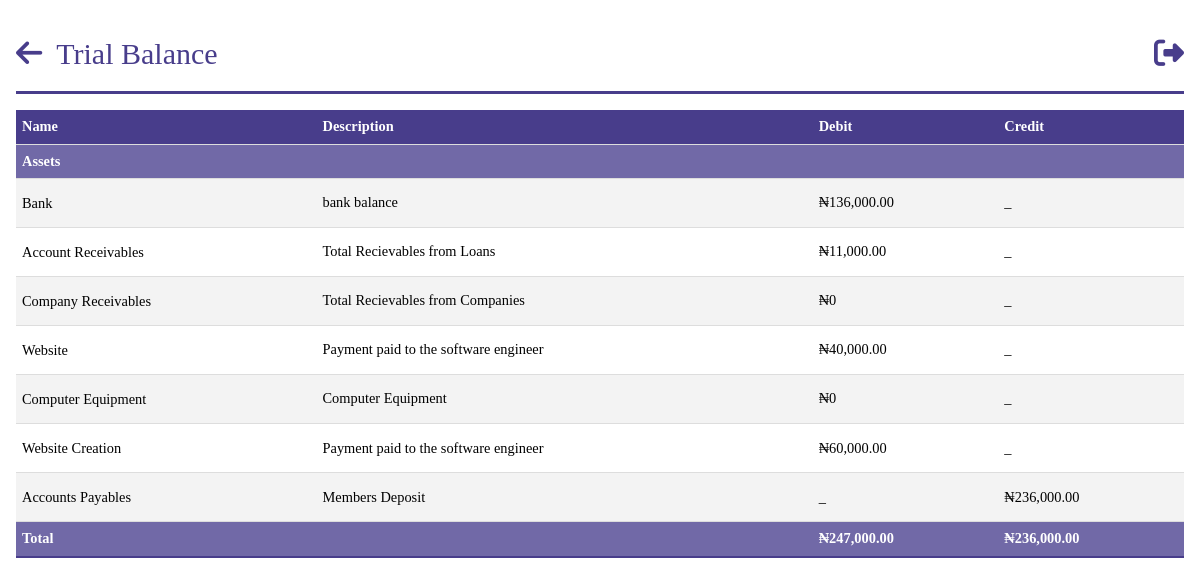
The app's page /trial_balance (signed in) with its own data.
### models.py (models this page shows, shortened)
class Asset(db.Model):
    __tablename__ = "assets"
    id = db.Column(db.Integer, primary_key=True)
    name = db.Column(db.String)
    balance_bfd = db.Column(db.Float, default=0.0)
    description = db.Column(db.String, nullable=True)
    balance = db.Column(db.Float, default=0.0)
    payments = db.relationship("AssetPayment", backref="asset")

class Expense(db.Model):
    __tablename__ = "expenses"
    id = db.Column(db.Integer, primary_key=True)
    name = db.Column(db.String)
    description = db.Column(db.String, nullable=True)
    balance_bfd = db.Column(db.Float, default=0.0)
    balance = db.Column(db.Float, default=0.0)
    payments = db.relationship("ExpensePayment", backref="expense")

### app.py (the view)
@app.route("/trial_balance")
@login_required
@role_required(["Admin", "Secretary", "Sub-Admin"])
def trial_balance():
    cash_and_bank = query.get_cash_and_banks()
    accounts_receivable = query.get_accounts_receivable()
    company_receivable = query.get_company_receivables()
    total_investments = query.get_total_investment()
    total_liabilities = query.get_total_liabilities()
    net_income = query.get_net_income()
    accounts_payable = query.get_accounts_payable()
    fixed_assets = Asset.query.all()
    liabilities = Liability.query.all()
    incomes = Income.query.all()
    expenses = Expense.query.all()
    investments = Investment.query.all()
    incomes = [income for income in incomes if income.balance > 0]
    expenses = [expense for expense in expenses if expense.balance > 0]
    total_income = sum(income.balance for income in incomes)
    total_expenses = sum(expense.balance for expense in expenses)
    total_fixed_assets = sum(a.balance for a in fixed_assets)
    total_assets = cash_and_bank + accounts_receivable+ company_receivable+ total_investments+ total_fixed_assets
    total_dr = total_assets + total_expenses
    total_cr = accounts_payable+ total_liabilities + total_income
    context = {
        "assets": fixed_assets,
        "incomes": incomes,
        "expenses": expenses,
        "liabilities": liabilities,
        "investments": investments,
        "cash_and_bank": cash_and_bank,
        "accounts_receivable": accounts_receivable,
        "company_receivable": company_receivable,
        "net_income": net_income,
        "accounts_payable": accounts_payable,
        "accounts_payable": accounts_payable,
        "total_dr": total_dr,
        "total_cr": total_cr,
    }
    return render_template("query/trial-balance.html", **context)

### app.py (called while the page is built)
@login_manager.user_loader
def load_user(person_id):
    return Person.query.get(person_id)

def role_required(roles_required):
    def decorator(view_func):
        @wraps(view_func)
        def wrapper(*args, **kwargs):
            if not current_user.is_authenticated:
                flash("You must be logged in to access this page.", "error")
                return redirect(url_for("login"))
            user_role = current_user.role
            if user_role.name not in roles_required:
                flash("You don't have the required role to access this page.", "error")
                return redirect(
                    url_for("dashboard")
                )  # Change this to your desired redirect
            return view_func(*args, **kwargs)
        return wrapper
    return decorator

@app.before_request
def before_request():
    g.user = current_user

@app.template_filter("currency")
@login_required
def currency(value):
    modified_value = format_currency(value)  # Modify the value as needed
    return modified_value

### filters.py (called while the page is built)
def format_currency(
    value, currency_symbol="₦", decimal_separator=".", thousands_separator=","
):
    if value:
        if value < 0:
            formatted_value = f"-{currency_symbol}{abs(value):,.2f}"
        else:
            formatted_value = f"{currency_symbol}{value:,.2f}"
        formatted_value = formatted_value.replace(".", decimal_separator).replace(
            ",", thousands_separator
        )
    else:
        formatted_value = f"{currency_symbol}0"
    return formatted_value

### models.py (called while the page is built)
def log_report(target):
    with open('report.txt', 'a') as f:
        f.write(f'{target}\n')

    @hybrid_property
    def total_balance(self):
        return self.available_balance + self.balance_withheld

### queries.py (called while the page is built)
    def get_net_income(self):
        income = Income.query.all()
        expense = Expense.query.all()
        net_income = sum([i.balance for i in income if i.balance]) - sum(
            [e.balance for e in expense if e.balance]
        )
        return net_income

    def get_cash_and_banks(self):
        bank = Bank.query.all()
        total = sum([b.new_balance for b in bank if b.new_balance])
        return total

    def get_accounts_receivable(self):
        persons = Person.query.all()
        total = sum([p.loan_balance for p in persons if p.loan_balance])
        log_report(persons)
        log_report([p.loan_balance for p in persons if p.loan_balance])
        return total

### templates/query/trial-balance.html (shortened to what this page needs)
{%extends 'base.html' %}
{% block header%}
Trial Balance
{% endblock  %}
{% block anchor%}
<a href="{{ url_for('queries') }}" id='arrow'><i class="fa-solid fa-arrow-left"></i></a>
{% endblock  %}
{%block content%}
<body id="person">
    <table class="tab-content">
        <tbody>
            <tr>
                <th>Name</th>
                <th>Description</th>
                <th>Debit</th>
                <th>Credit</th>
            </tr>
            <tr>
                <th colspan="5" class="total">Assets</th>
            </tr>
            <tr>
                <td><a href="{{ url_for('bank_report')}}">Bank</a></td>
                <td>bank balance</td>
                <td>{{ cash_and_bank | currency }}</td>
                <td> _ </td>
            <tr>
                <td><a href="{{url_for('get_loan')}}">Account Receivables</a></td>
                <td>Total Recievables from Loans</td>
                <td>{{ accounts_receivable | currency }}</td>
                <td>_</td>
            </tr>
            <tr>
                <td><a href="{{url_for('companies_report')}}">Company Receivables</a></td>
                <td>Total Recievables from Companies</td>
                <td> {{ company_receivable | currency }} </td>
                <td>_</td>
            </tr>
            {% for asset in assets %}
            <tr>
                <td><a href="{{url_for('ledger_report',ledger='asset',ledger_id=asset.id)}}">{{asset.name}}</a></td>
                <td>{{asset.description}}</td>
                <td>{{asset.balance | currency}}</td>
                <td>_</td>
            </tr>
            {% endfor %}
            {% for expense in expenses %}
            <tr>
                <td><a href="{{url_for('ledger_report',ledger='expense',ledger_id=expense.id)}}">{{ expense.name }}</a></td>
                <td>{{expense.description}}</td>
                <td>{{expense.balance | currency}}</td>
                <td>_</td>
            <tr>
                {% endfor %}
            <td><a href="{{url_for('get_payments')}}">Accounts Payables</a></td>
            <td>Members Deposit</td>
                <td> _ </td>
                <td>{{ accounts_payable | currency }}</td>
            </tr>
            <tr>
                <th colspan="2" class="total">Total</th>
                <th colspan="1" class="total">{{total_dr | currency}}</th>
                <th colspan="1" class="total">{{total_cr | currency}}</th>
            </tr>
        </tbody>
    </table>
{%endblock%}

### static/css/style.css (style rules this page uses)
* { margin: 0; padding: 0; box-sizing: border-box; font-family:'Times New Roman', Times, serif; }
.index { background-color: #ffffff; margin: 0 auto; max-width: 80em; line-height: 1.5; padding: 1em 1em; }
.index a { color: #fff; line-height: 2.5; text-decoration: none; }
.index #nav a { font-size: 10px; }
.index #nav a { font-size: 30px; color: #483d8b; }
.index #nav #arrow i { color: #483d8b; margin-right: 10px; }
#person * { color: #000; max-width: 90em; margin: 0 auto; margin-bottom: 3px; }
#person .tab-content { width: 100%; border-collapse: collapse; font-size: 0.9em; min-width: 400px; }
#person .tab-content tr th { background-color: #483d8b; color: #fff; text-align: left; font-weight: bold; }
#person th, #person td { padding: 6px; text-align: left; border-bottom: 1px solid #ddd; }
#person .tab-content tbody tr:nth-of-type(odd) { background-color: #f3f3f3; }
#person .tab-content tbody tr:last-of-type { border-bottom: 2px solid #483d8b; }
#person .tab-content tr a { text-decoration: none; }
#person .tab-content .total { background: #524894d0; }

### records on screen
Asset: name "Website", description "Payment paid to the software engineer", balance "₦40,000.00"
Asset: name "Computer Equipment", description "Computer Equipment", balance "₦0"
Expense: name "Website Creation", description "Payment paid to the software engineer", balance "₦60,000.00"

### other values on screen
{{ cash_and_bank | currency }} "₦136,000.00"
{{ accounts_receivable | currency }} "₦11,000.00"
{{ company_receivable | currency }} "₦0"
{{ accounts_payable | currency }} "₦236,000.00"
{{ total_dr | currency }} "₦247,000.00"
{{ total_cr | currency }} "₦236,000.00"
